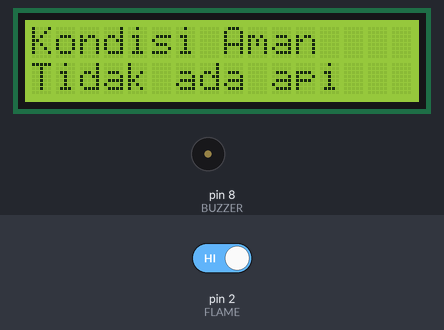
This sketch was run on a simulated Arduino Uno, built with avr-gcc and run on an emulated ATmega328P. On the bench: 16×2 character LCD, buzzer (waves = sounding, pin HIGH). The test bench sets the inputs (shaded band); at power-on: pin 2 (FLAME) HIGH.

Above: at 1.2 s.
1.3 s: pin 2 (FLAME) driven LOW
At 2.6 s:
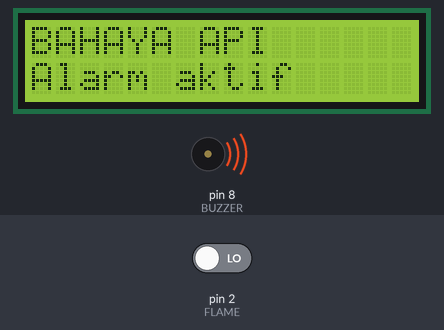
2.9 s: pin 2 (FLAME) driven HIGH
At 4.4 s:
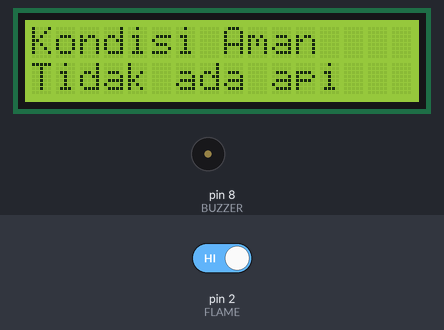
Timing chart, 0 to 5.9 s (numbered marks = the images above; inputs shaded):
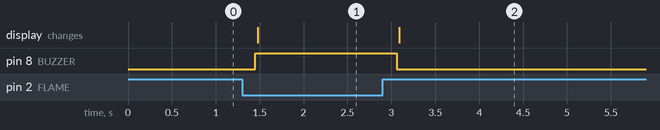

Measured:
- after the input at 1.3 s, pin 8 (BUZZER): LOW → HIGH after 0.15 s; the display: changes after 0.18 s (image 1)
- after the input at 2.9 s, pin 8 (BUZZER): HIGH → LOW after 0.16 s; the display: changes after 0.19 s (image 2)

The sketch:

08_Flame_Buzzer_LCD.ino
```cpp
#include <Wire.h>
#include <LiquidCrystal_I2C.h>

const int FLAME = 2;
const int BUZZER = 8;
LiquidCrystal_I2C lcd(0x27, 16, 2);

void setup() {
  pinMode(FLAME, INPUT);
  pinMode(BUZZER, OUTPUT);
  lcd.init();
  lcd.backlight();
}

void loop() {
  bool api = digitalRead(FLAME) == LOW;
  digitalWrite(BUZZER, api ? HIGH : LOW);
  lcd.setCursor(0, 0);
  lcd.print(api ? "BAHAYA API     " : "Kondisi Aman    ");
  lcd.setCursor(0, 1);
  lcd.print(api ? "Alarm aktif     " : "Tidak ada api   ");
  delay(200);
}
```
